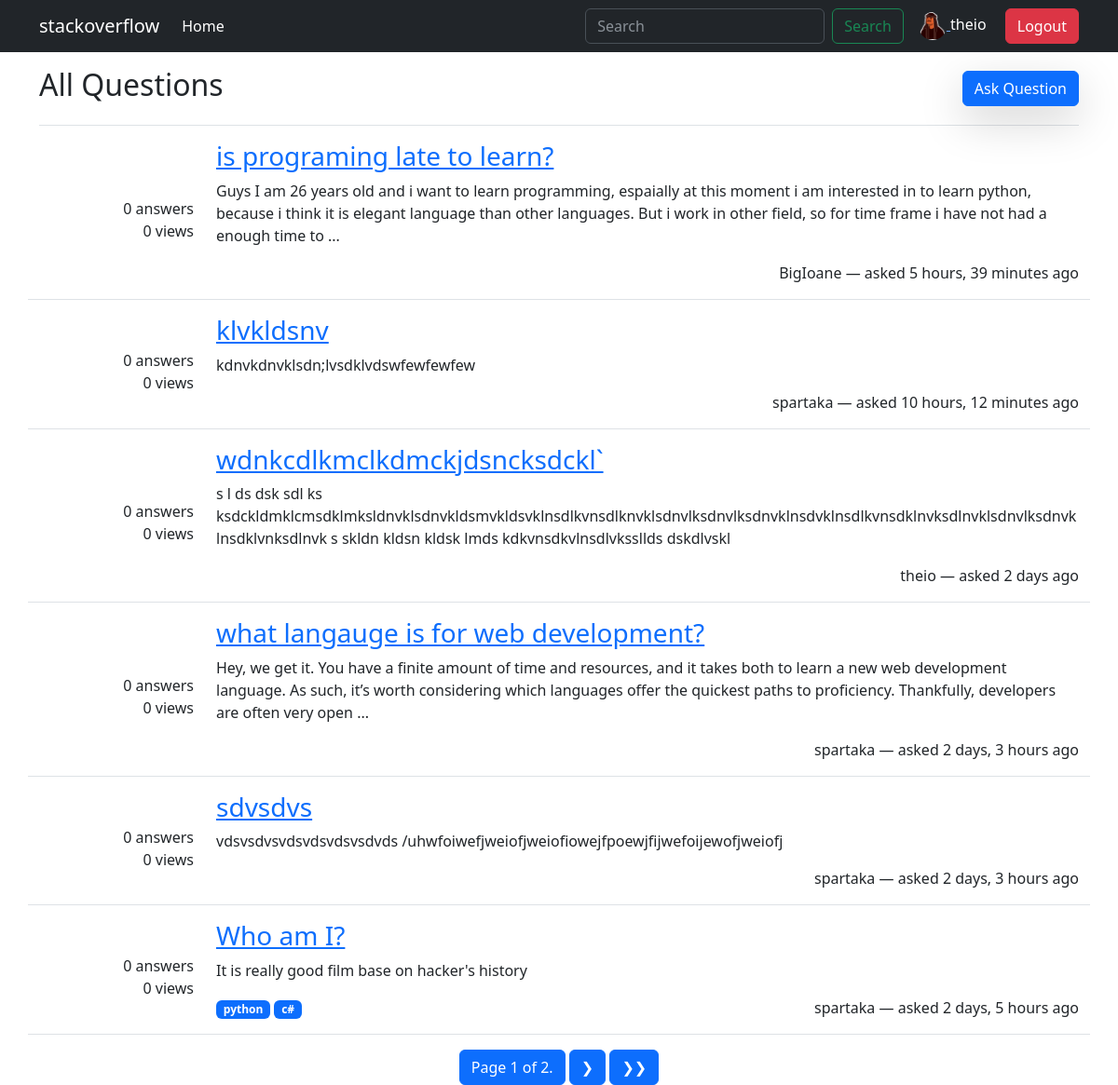
The page / (signed in) on the database as committed earlier.
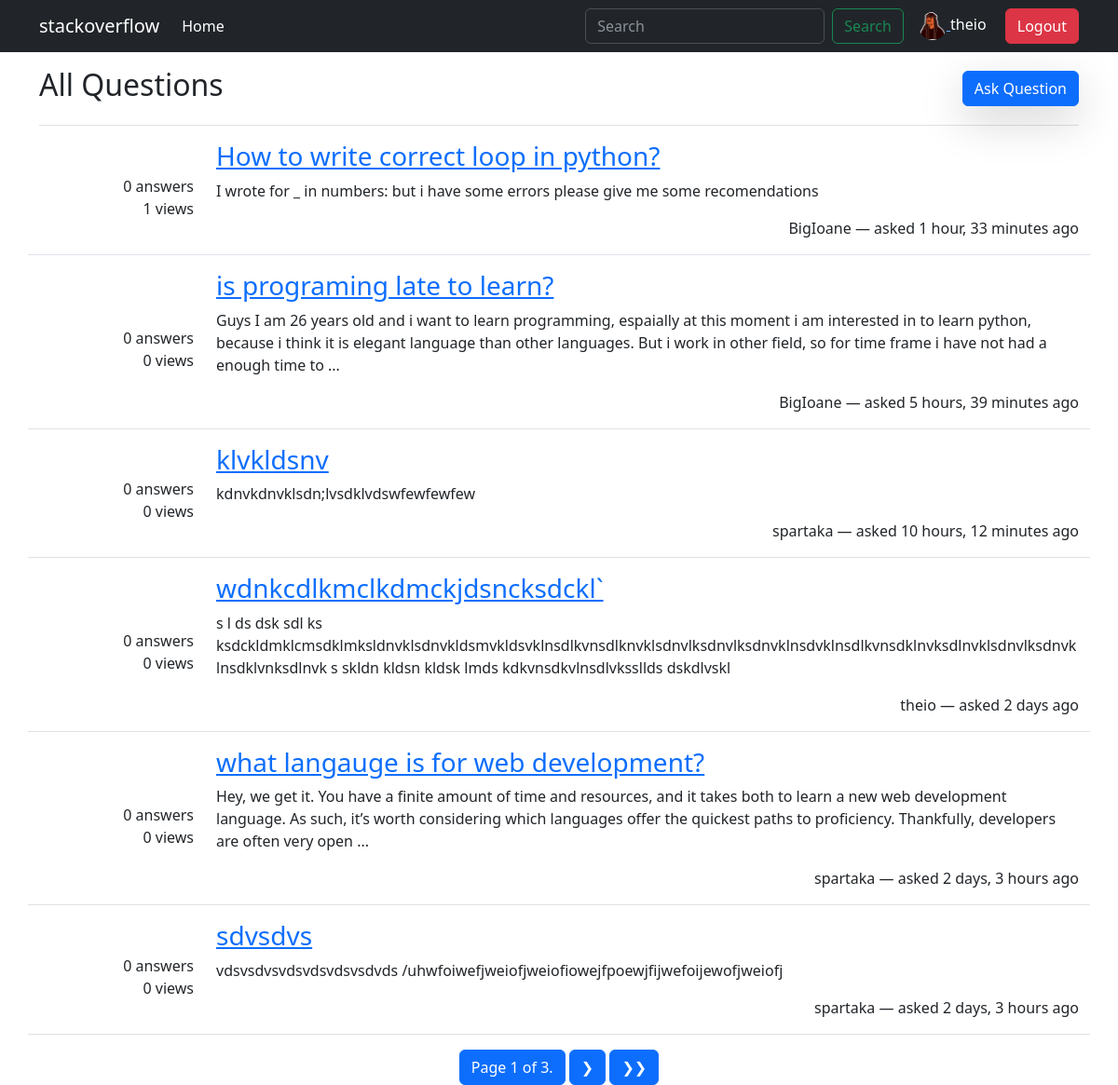
The same page on the database as committed later.
### users/models.py (models this page shows)
class User(AbstractUser):
    birth_date = models.DateField(blank=True, null=True)

class Profile(models.Model):
    user = models.OneToOneField(User, on_delete=models.CASCADE)
    icon = models.ImageField(upload_to='users_profile_pics/')

### forum/models.py (models this page shows, shortened)
class Question(models.Model):
    user = models.ForeignKey(User, on_delete=models.CASCADE)
    title = models.CharField(max_length=120)
    text = models.TextField()
    create_time = models.DateTimeField(auto_now_add=True)
    modify_time = models. DateTimeField(auto_now=True)
    views = models.PositiveBigIntegerField(default=0, blank=True)

class Tag(models.Model):
    name = models.CharField(max_length=120)
    question = models.ManyToManyField(Question, blank=True)

### forum/views.py (the view)
# urls.py: path('', HomeView.as_view(), name='home'),
class HomeView(ListView):
    model = Question
    template_name = 'forum/question_list.html'
    paginate_by = 6
    def get_queryset(self):
        return Question.objects \
        .filter(title__icontains=self.request.GET.get('q', "")) \
        .order_by('-create_time')
    def get_context_data(self, **kwargs):
        context = super().get_context_data(**kwargs)
        context['form'] = SearchForm(self.request.GET)
        return context

### forum/forms.py
class SearchForm(forms.Form):
    q = forms.CharField(max_length=120, widget=forms.TextInput(attrs={
                                        'type': "search",
                                        'class':"form-control me-2",
                                        'placeholder': "search"
    }))

### templates/forum/question_list.html (shortened to what this page needs)
{% extends 'base.html' %}
{% block content %}
<div class="mt-3 container">
    <div class="d-flex justify-content-between border-bottom pb-3 mb-3 align-items-center">
        <h2>All Questions</h2>
        <a href="{% url 'forum:question-add' %}" class="btn btn-primary shadow-lg">Ask Question</a>
    </div>
    <div>
        {% for question in question_list %}
        <div class="row border-bottom mb-3" id="question-{{ question.id }}">
            <div class="col d-flex flex-column justify-content-center text-end">
                <span>{{ question.answer_set.all|length }} answers</span>
                <span>{{ question.views }} views </span>
            </div>
            <div class="col-10">
                <h3><a href="{% url 'forum:question-detail' question.id %}">{{ question.title }}</a></h3>
                <p class="text-break">
                    {{ question.text|slice:255 }}
                    {% if question.text|length > 255 %}
                        ...
                    {% endif %}
                </p>
                <div class="d-flex justify-content-between">
                    <div>
                        {% for tag in question.tag_set.all %}
                            <span class="badge bg-primary">{{ tag.name }}</span>
                        {% endfor %}
                    </div>
                    <div>
                        <p>
                            {{ question.user.username }} &mdash; asked {{ question.create_time|timesince }} ago
                        </p>
                    </div>
                </div>
            </div>
        </div>
    {% endfor %}
    <div class="pagination text-center justify-content-center">
    <span class="step-links">
        <span class="current btn btn-primary btn-disabled">
            Page {{ page_obj.number }} of {{ page_obj.paginator.num_pages }}.
        </span>
        {% if page_obj.has_next %}
            <a href="?page={{ page_obj.next_page_number }}{% if form.q.value %}&q={{ form.q.value }} {% endif %}"class="btn btn-primary">&#10095;</a>
            <a href="?page={{ page_obj.paginator.num_pages }}{% if form.q.value %}&q={{ form.q.value }} {% endif %}" class="btn btn-primary">&#10095;&#10095;</a>
        {% endif %}
    </span>
</div>
{% endblock content %}

### templates/base.html (shortened to what this page needs)
{% load static %}
<!DOCTYPE html>
<html lang="en">
<head>
    <link rel="stylesheet" href="{% static 'style.css' %}">
    <link href="https://cdn.jsdelivr.net/npm/bootstrap@5.3.0-alpha1/dist/css/bootstrap.min.css" rel="stylesheet">
</head>
<body>
    <nav class="navbar navbar-expand-lg bg-dark" data-bs-theme="dark">
        <div class="container">
          <a class="navbar-brand" href="{% url 'forum:home' %}">stackoverflow</a>
          <div class="collapse navbar-collapse" id="navbarSupportedContent">
            <ul class="navbar-nav me-auto mb-2 mb-lg-0">
              <li class="nav-item">
                <a class="nav-link active" aria-current="page" href="{% url 'forum:home' %}">Home</a>
              </li>
            </ul>
            <div class="d-flex justify-content-between">
              <div>
                <form action="{% url 'forum:home' %}" class="d-flex" role="search">
                 <input class="form-control me-2" name="q" type="search" placeholder="Search" aria-label="Search" value="{% if form.q.value %}{{ form.q.value }}{% endif %}">
                  <button class="btn btn-outline-success" type="submit">Search</button>
                </form>
              </div>
              <div class="text-white ms-3 dropdown">
                {% if request.user.is_authenticated %}
                    <a href = "{% url 'users:auth-profile' %}"><img width="30"
                        src="{{ request.user.profile.icon.url }}"
                        class="rounded-circle"
                        alt="{{ request.user.username }}-picture"> </a> {{ request.user.username }}
                      <a class="btn btn-danger ms-3" href="{% url 'users:auth-logout' %}">Logout</a>
                {% else %}
                    <a class="btn btn-primary ms-3" href="{% url 'users:auth-login' %}">Login</a>
                    <a class="btn btn-success ms-3" href="{% url 'users:auth-signup' %}">Sign up</a>
                {% endif %}
        </div>
    </nav>
    {% block content %}
    {% endblock content %}
</body>
</html>

Rows that differ between the two databases and show on the page:
no longer on this page (row unchanged): Question: answer_set.all|length "0", views "0", title "Who am I?", text "It is really good film base on hacker's history", user.username "spartaka", create_time "2 days, 5 hours"
no longer on this page (row unchanged): Tag: name "python"
no longer on this page (row unchanged): Tag: name "c#"
added Question: answer_set.all|length "0", views "1", title "How to write correct loop in python?", text "I wrote for _ in numbers: but i have some errors please give me some recomendations", user.username "BigIoane", create_time "1 hour, 33 minutes"
Other text that changed with them:
{{ page_obj.paginator.num_pages }}: "2" → "3"
